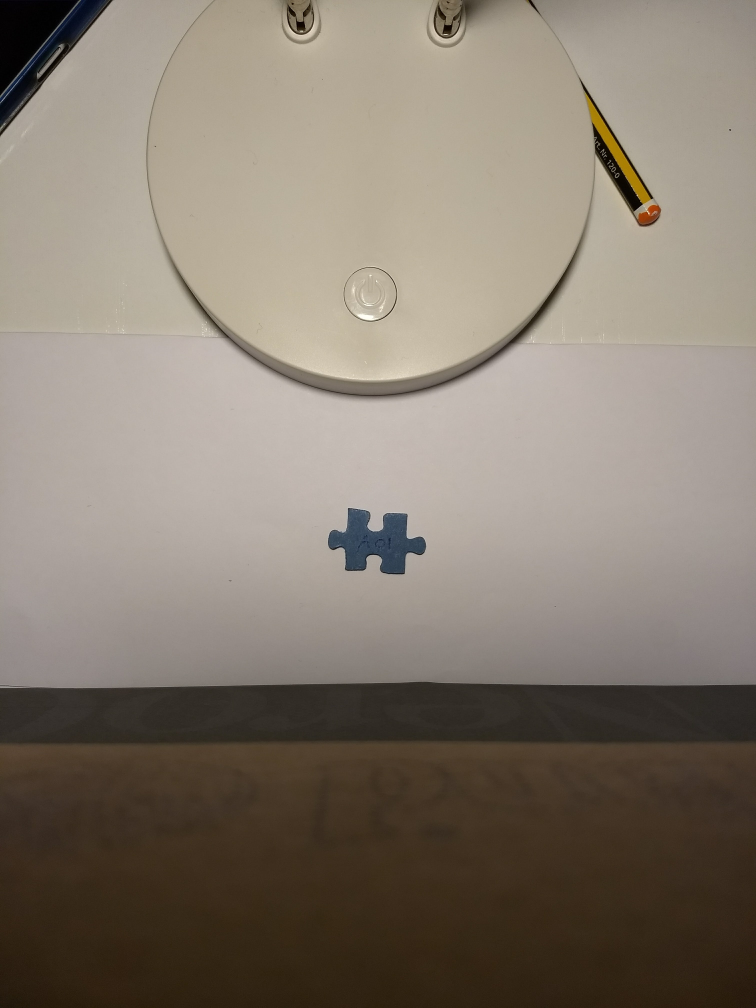
#> input picture images/IMG_20180415_210419882.jpg, 3024 x 4032 px (shown at 1/4 size)
$ python -i side_extractor.py   (imports and definitions only)   (older library calls are emulated)
#> lines starting #> are read from the running program, lines starting #| are printed output that depends on the picture; after the words box and inside, x2 and y2 are one past the last pixel; in counts of white or black regions, pixels touching at a corner belong together
import numpy as np
import scipy
import scipy.ndimage as ndimage
import scipy.ndimage.filters as filters
import matplotlib as mpl
import matplotlib.pyplot as plt
from functools import partial
import cv2
import skimage
from sklearn.cluster import KMeans
from utils import get_line_through_points, distance_point_line_squared, distance_point_line_signed, rotate

_corner_indexes = [(0, 1), (1, 3), (3, 2), (0, 2)]


# [6 lines left out: function compute_barycentre, not called in this run]

def compute_minmax_xy(thresh):
    """
    Given the thresholded image, compute the minimum and maximum x and y
    coordinates of the segmented puzzle piece.
    """
    idx_shape = np.where(thresh == 0)
    return [np.array([coords.min(), coords.max()]) for coords in idx_shape]


def segment_piece(image, bin_threshold=128):
    """
    Apply segmentation of the image by simple binarization
    """
    return cv2.threshold(image, bin_threshold, 255, cv2.THRESH_BINARY)[1]


def extract_piece(thresh):

    # Here we build a square image centered on the blob (piece of the puzzle).
    # The image is constructed large enough to allow for piece rotations.

    minmax_y, minmax_x = compute_minmax_xy(thresh)

    ly, lx = minmax_y[1] - minmax_y[0], minmax_x[1] - minmax_x[0]
    size = int(max(ly, lx) * np.sqrt(2))

    x_extract = thresh[minmax_y[0]:minmax_y[1] + 1, minmax_x[0]:minmax_x[1] + 1]
    ly, lx = x_extract.shape

    xeh, xew = x_extract.shape
    x_copy = np.full((size, size), 255, dtype='uint8')
    sy, sx = size // 2 - ly // 2, size // 2 - lx // 2

    x_copy[sy: sy + ly, sx: sx + lx] = x_extract
    thresh = x_copy
    thresh = 255 - thresh
    return thresh


# [160 lines left out: functions prune_lines_by_voting, compute_mean_line, line_intersection, compute_intersections, corner_detection, order_corners, not called in this run]

def compute_line_params(corners):
    return [get_line_through_points(corners[i1], corners[i2]) for i1, i2 in _corner_indexes]


# [203 lines left out: functions shape_classification, compute_inout, create_side_images, plot_side_images, draw_lines, cluster_lines, not called in this run]


def get_corners(dst, neighborhood_size=5, score_threshold=0.3, minmax_threshold=100):

    """
    Given the input Harris image (where in each pixel the Harris function is computed),
    extract discrete corners
    """
    data = dst.copy()
    data[data < score_threshold*dst.max()] = 0.

    data_max = filters.maximum_filter(data, neighborhood_size)
    maxima = (data == data_max)
    data_min = filters.minimum_filter(data, neighborhood_size)
    diff = ((data_max - data_min) > minmax_threshold)
    maxima[diff == 0] = 0

    labeled, num_objects = ndimage.label(maxima)
    slices = ndimage.find_objects(labeled)
    yx = np.array(ndimage.center_of_mass(data, labeled, range(1, num_objects+1)))
    return yx[:, ::-1]


def get_best_fitting_rect_coords(xy, d_threshold=30, perp_angle_thresh=20, verbose=0):

    """
    Since we expect the 4 puzzle corners to be the corners of a rectangle, here we take
    all detected Harris corners and we find the best corresponding rectangle.
    We perform a recursive search with max depth = 2:
    - At depth 0 we take one of the input point as the first corner of the rectangle
    - At depth 1 we select another input point (with distance from the first point greater
        then d_threshold) as the second point
    - At depth 2 and 3 we take the other points. However, the lines 01-12 and 12-23 should be
        as perpendicular as possible. If the angle formed by these lines is too much far from the
        right angle, we discard the choice.
    - At depth 3, if a valid candidate (4 points that form an almost perpendicular rectangle) is found,
        we add it to the list of candidates.

    Given a list of candidate rectangles, we then select the best one by taking the candidate that maximizes
    the function: area * Gaussian(rectangularness)
    - area: it is the area of the candidate shape. We expect that the puzzle corners will form the maximum area
    - rectangularness: it is the mse of the candidate shape's angles compared to a 90 degree angles. The smaller
                        this value, the most the shape is similar toa rectangle.
    """
    N = len(xy)

    distances = scipy.spatial.distance.cdist(xy, xy)
    distances[distances < d_threshold] = 0

    def compute_angles(xy):

        angles = np.zeros((N, N))

        for i in range(N):
            for j in range(i + 1, N):

                point_i, point_j = xy[i], xy[j]
                if point_i[0] == point_j[0]:
                    angle = 90
                else:
                    angle = np.arctan2(point_j[1] - point_i[1], point_j[0] - point_i[0]) * 180 / np.pi

                angles[i, j] = angle
                angles[j, i] = angle

        return angles

    angles = compute_angles(xy)
    possible_rectangles = []

    def search_for_possible_rectangle(idx, prev_points=[]):

        curr_point = xy[idx]
        depth = len(prev_points)

        if depth == 0:
            right_points_idx = np.nonzero(np.logical_and(xy[:, 0] > curr_point[0], distances[idx] > 0))[0]

            if verbose >= 2:
                print('point', idx, curr_point)

            for right_point_idx in right_points_idx:
                search_for_possible_rectangle(right_point_idx, [idx])

            if verbose >= 2:
                print()

            return


        last_angle = angles[idx, prev_points[-1]]
        perp_angle = last_angle - 90
        if perp_angle < 0:
            perp_angle += 180

        if depth in (1, 2):

            if verbose >= 2:
                print( '\t' * depth, 'point', idx, '- last angle', last_angle, '- perp angle', perp_angle)

            diff0 = np.abs(angles[idx] - perp_angle) <= perp_angle_thresh
            diff180_0 = np.abs(angles[idx] - (perp_angle + 180)) <= perp_angle_thresh
            diff180_1 = np.abs(angles[idx] - (perp_angle - 180)) <= perp_angle_thresh
            all_diffs = np.logical_or(diff0, np.logical_or(diff180_0, diff180_1))

            diff_to_explore = np.nonzero(np.logical_and(all_diffs, distances[idx] > 0))[0]

            if verbose >= 2:
                print ('\t' * depth, 'diff0:', np.nonzero(diff0)[0], 'diff180:', np.nonzero(diff180)[0], 'diff_to_explore:', diff_to_explore)

            for dte_idx in diff_to_explore:
                if dte_idx not in prev_points: # unlickly to happen but just to be certain
                    next_points = prev_points[::]
                    next_points.append(idx)

                    search_for_possible_rectangle(dte_idx, next_points)

        if depth == 3:
            angle41 = angles[idx, prev_points[0]]

            diff0 = np.abs(angle41 - perp_angle) <= perp_angle_thresh
            diff180_0 = np.abs(angle41 - (perp_angle + 180)) <= perp_angle_thresh
            diff180_1 = np.abs(angle41 - (perp_angle - 180)) <= perp_angle_thresh
            dist = distances[idx, prev_points[0]] > 0

            if dist and (diff0 or diff180_0 or diff180_1):
                rect_points = prev_points[::]
                rect_points.append(idx)

                if verbose == 2:
                    print ('We have a rectangle:', rect_points)

                already_present = False
                for possible_rectangle in possible_rectangles:
                    if set(possible_rectangle) == set(rect_points):
                        already_present = True
                        break

                if not already_present:
                    possible_rectangles.append(rect_points)

    if verbose >= 2:
        print('Coords')
        print (xy)
        print()
        print( 'Distances')
        print (distances)
        print()
        print ('Angles')
        print (angles)
        print()


    for i in range(N):
        search_for_possible_rectangle(i)

    if len(possible_rectangles) == 0:
        return None

    def PolyArea(x,y):
        return 0.5*np.abs(np.dot(x,np.roll(y,1))-np.dot(y,np.roll(x,1)))

    areas = []
    rectangularness = []
    diff_angles = []

    for r in possible_rectangles:
        points = xy[r]
        areas.append(PolyArea(points[:, 0], points[:, 1]))

        mse = 0
        da = []
        for i1, i2, i3 in [(0, 1, 2), (1, 2, 3), (2, 3, 0), (3, 0, 1)]:
            diff_angle = abs(angles[r[i1], r[i2]] - angles[r[i2], r[i3]])
            da.append(abs(diff_angle - 90))
            mse += (diff_angle - 90) ** 2

        diff_angles.append(da)
        rectangularness.append(mse)


    areas = np.array(areas)
    rectangularness = np.array(rectangularness)

    scores = areas * scipy.stats.norm(0, 150).pdf(rectangularness)
    best_fitting_idxs = possible_rectangles[np.argmax(scores)]
    return xy[best_fitting_idxs]


####################################################################################################################


def get_default_params():


    side_extractor_default_values = {
        'before_segmentation_func': partial(cv2.medianBlur, ksize=5),
        'bin_threshold': 130,
        'after_segmentation_func': None,
        'scale_factor': 0.5,
        'harris_blocksize': 5,
        'harris_ksize': 5,
        'corner_nsize': 5,
        'corner_score_threshold': 0.2,
        'corner_minmax_threshold': 100,
        'corner_refine_rect_size': 5,
        'edge_erode_size': 3,
        'shape_classification_distance_threshold': 100,
        'shape_classification_nhs': 5,
        'inout_distance_threshold': 5
    }

    return side_extractor_default_values.copy()


def process_piece(image, **kwargs):

    params = get_default_params()
    for key in kwargs:
        params[key] = kwargs[key]

    out_dict = {}

    try:

        gray = cv2.cvtColor(image, cv2.COLOR_BGR2GRAY)

        before_segmentation_func = params['before_segmentation_func']
        after_segmentation_func = params['after_segmentation_func']
        bin_threshold = params['bin_threshold']

        if before_segmentation_func is not None:
            gray = before_segmentation_func(gray)

        gray = segment_piece(gray, bin_threshold)
        out_dict['segmented'] = gray.copy()

        if after_segmentation_func is not None:
            gray = after_segmentation_func(gray)

        gray = extract_piece(gray)
        ret, labels = cv2.connectedComponents(gray)
        connected_areas = [np.count_nonzero(labels == l) for l in range(1, ret)]
        max_area_idx = np.argmax(connected_areas) + 1
        gray[labels != max_area_idx] = 0
        gray = 255 - gray
        gray = extract_piece(gray)

        out_dict['extracted'] = gray.copy()

        scaled_size = int(gray.shape[0] * params['scale_factor']), int(gray.shape[1] * params['scale_factor'])
        gray_harris = cv2.resize(gray, scaled_size)

        harris = cv2.cornerHarris(gray_harris, params['harris_blocksize'], params['harris_ksize'], 0.04)
        harris = harris * gray_harris
        out_dict['harris'] = harris

        xy = get_corners(harris, params['corner_nsize'], params['corner_score_threshold'], params['corner_minmax_threshold'])
        xy = np.round(xy / params['scale_factor']).astype(np.int)
        out_dict['xy'] = xy

        if len(xy) < 4:
            raise RuntimeError('Not enough corners')

        intersections = get_best_fitting_rect_coords(xy, perp_angle_thresh=30)
        if intersections is None:
            raise RuntimeError('No rectangle found')

        if intersections[1, 0] == intersections[0, 0]:
            rotation_angle = 90
        else:
            rotation_angle = np.arctan2(intersections[1, 1] - intersections[0, 1], intersections[1, 0] - intersections[0, 0]) * 180 / np.pi

        edges = gray - cv2.erode(gray, np.ones((params['edge_erode_size'], params['edge_erode_size'])))

        # Rotate all images
        edges, M = rotate(edges, rotation_angle)
        out_dict['edges'] = edges

        # Rotate intersection points
        intersections = np.array(np.round([M.dot((point[0], point[1], 1)) for point in intersections])).astype(np.int)


        yb, xb = compute_barycentre(gray)

        corners = corner_detection(edges, intersections, (xb, yb), params['corner_refine_rect_size'], show=False)
        corners = order_corners(corners)
        line_params = compute_line_params(corners)
        out_dict['line_params'] = line_params

        class_image = shape_classification(edges, line_params, params['shape_classification_distance_threshold'],
                                          params['shape_classification_nhs'])

        out_dict['class_image'] = class_image

        inout = compute_inout(class_image, line_params, (xb, yb), params['inout_distance_threshold'])
        out_dict['inout'] = inout

        side_images = create_side_images(class_image, inout, corners)
        out_dict['side_images'] = side_images

    except Exception as e:
        out_dict['error'] = e

    finally:
        return out_dict


>>> import cv2
>>> picture = cv2.imread('images/IMG_20180415_210419882.jpg')
#> picture is the input picture: shape (4032, 3024, 3); mean B, G, R 111.1, 123.2, 133.5
>>> result = process_piece(picture)
#> in segment_piece, `return cv2.threshold(image, bin_threshold, 255, cv2.THRESH_BINARY)[1]`:
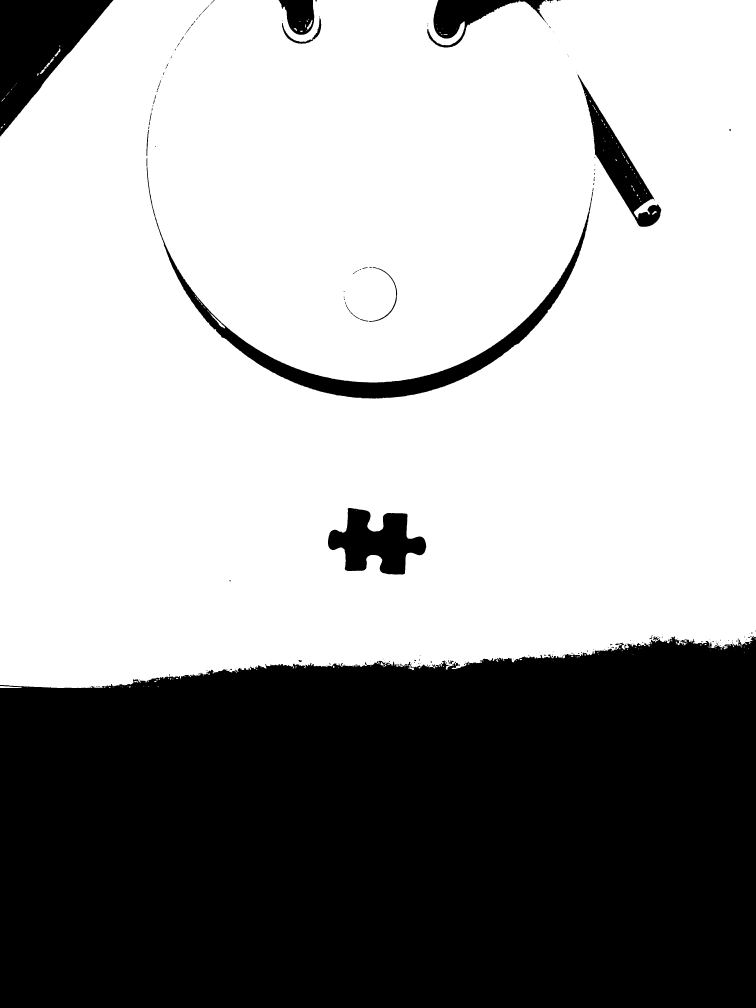
#> returned value: shape (4032, 3024) (shown at 1/4 size); 62.8% white; 225 black regions (163 under 20 px), largest, box (x1, y1, x2, y2) and area: (0, 2545, 3024, 4032) 4148766, (0, 0, 454, 546) 122604, (587, 669, 2369, 1594) 101294
#> in compute_minmax_xy, `idx_shape = np.where(thresh == 0)`: idx_shape = 4533297 positions, rows 0 to 4031, columns 0 to 3023
#> in extract_piece, `minmax_y, minmax_x = compute_minmax_xy(thresh)`: minmax_y = [0, 4031]; minmax_x = [0, 3023]
#> in extract_piece, `ly, lx = minmax_y[1] - minmax_y[0], minmax_x[1] - minmax_x[0]`: ly = 4031; lx = 3023
#> in extract_piece, `size = int(max(ly, lx) * np.sqrt(2))`: size = 5700
#> in extract_piece, `sy, sx = size // 2 - ly // 2, size // 2 - lx // 2`: sy = 834; sx = 1338
#> in process_piece, `ret, labels = cv2.connectedComponents(gray)`:
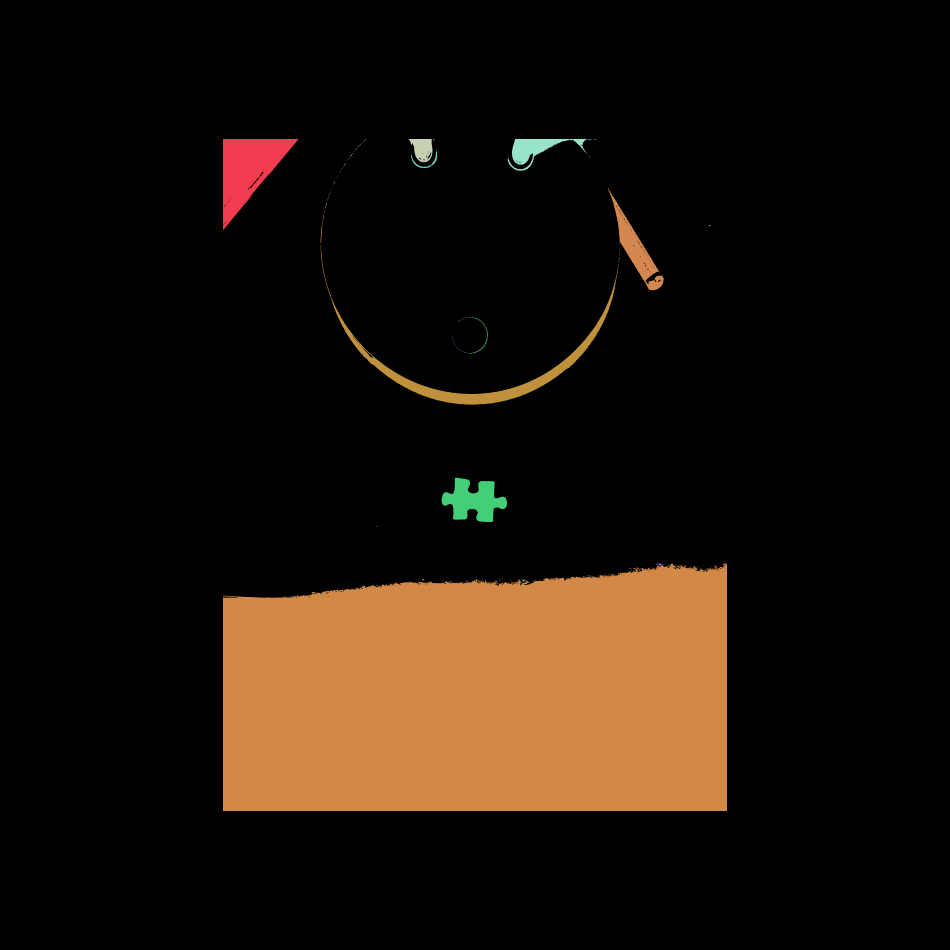
#> labels: shape (5700, 5700) int32 (shown at 1/6 size); 226 distinct labels, from 0 to 225; one colour per label, 0 black
#> in process_piece, `ret, labels = cv2.connectedComponents(gray)`: ret = 226
#> in process_piece, `connected_areas = [np.count_nonzero(labels == l) for l in range(1, ret)]`: connected_areas = 225 values, max 4148766 at index 101, min 1 at index 9, mean 20148
#> in process_piece, `max_area_idx = np.argmax(connected_areas) + 1`: max_area_idx = 102
#> in extract_piece (call 2), `minmax_y, minmax_x = compute_minmax_xy(thresh)`: minmax_y = [3379, 4865]; minmax_x = [1338, 4361]
#> in extract_piece (call 2), `ly, lx = minmax_y[1] - minmax_y[0], minmax_x[1] - minmax_x[0]`: ly = 1486; lx = 3023
#> in extract_piece (call 2), `size = int(max(ly, lx) * np.sqrt(2))`: size = 4275
#> in extract_piece (call 2), `x_extract = thresh[minmax_y[0]:minmax_y[1] + 1, minmax_x[0]:minmax_x[1..`:
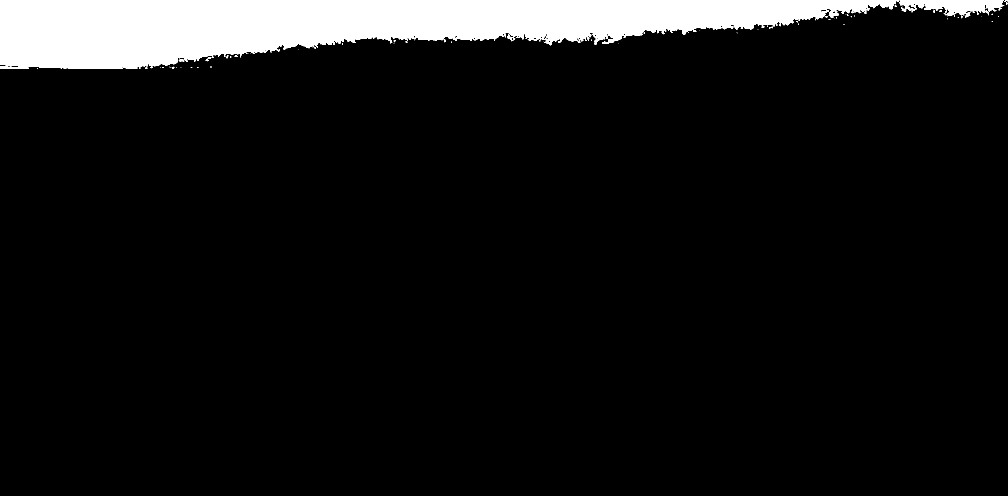
#> x_extract: shape (1487, 3024) (shown at 1/3 size); 7.7% white; 118 white regions (93 under 20 px), largest, box (x1, y1, x2, y2) and area: (0, 0, 2698, 207) 337104, (2698, 0, 3011, 53) 9117, (0, 199, 87, 207) 471
#> in extract_piece (call 2), `sy, sx = size // 2 - ly // 2, size // 2 - lx // 2`: sy = 1394; sx = 625
#> in get_corners, `maxima[diff == 0] = 0`:
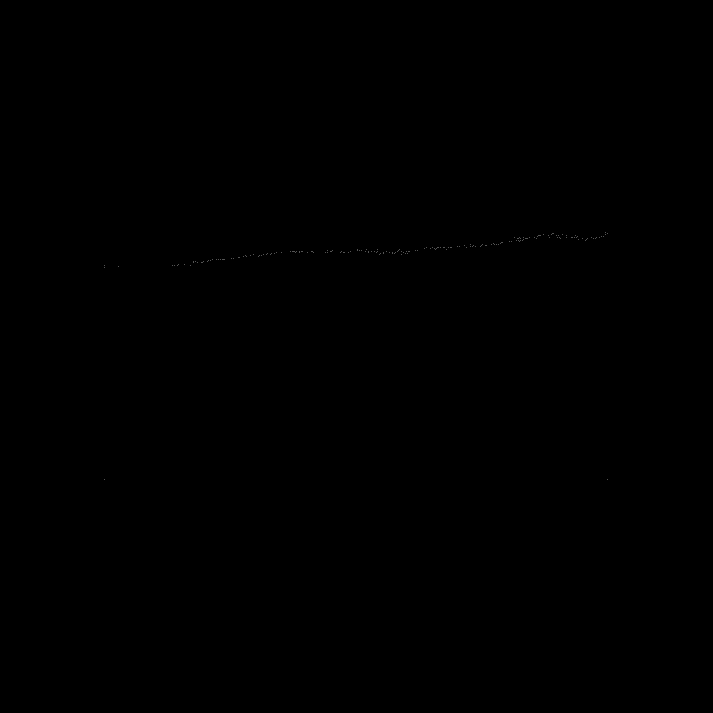
#> maxima: shape (2137, 2137) bool (shown at 1/3 size); 0% white in thin lines or dots, all inside (x1, y1, x2, y2) = (313, 698, 1823, 1439)
#> in get_corners, `labeled, num_objects = ndimage.label(maxima)`: num_objects = 207
#> in get_corners, `slices = ndimage.find_objects(labeled)`: slices = 207 items
#> in get_corners, `yx = np.array(ndimage.center_of_mass(data, labeled, range(1, num_objec..`: yx = 207 pairs, first value 698 to 1438, second value 313 to 1822
#> in process_piece, `xy = get_corners(harris, params['corner_nsize'], params['corner_score_..`: xy = 207 pairs, first value 313 to 1822, second value 698 to 1438
#> in process_piece, `xy = np.round(xy / params['scale_factor']).astype(np.int)`: xy = 207 pairs, first value 626 to 3644, second value 1396 to 2876
#> in get_best_fitting_rect_coords, `N = len(xy)`: N = 207
#> after the loop in compute_angles, `for i in range(N):`:
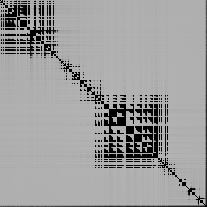
#> angles: shape (207, 207) float64; min 0, max 179.9, mean 157.8
#> the loop in get_best_fitting_rect_coords, `for i in range(N):` made 191 passes
